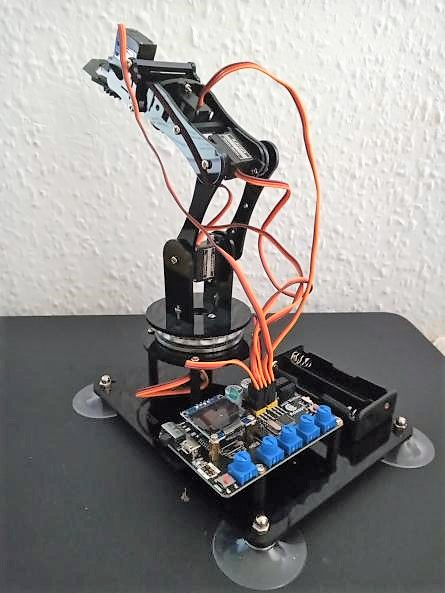
#> input picture Basic Image Operations/img/robotic_arm.jpg, 445 x 593 px
$ python image_parser.py --image img/robotic_arm.jpg --save out.png
#> lines starting #> are read from the running program, lines starting #| are printed output that depends on the picture

# image_parser.py, usage load, crop and display an image with CV2 then save it into a file
# Copyright() rndMemex@cantab.net

import argparse
import cv2
import numpy as np
import os
import matplotlib.pyplot as plt

def saving_image(image, output):
    #save your image to output path using opencv
    path = output
    cv2.imwrite(os.path.join(path,'crop_image.jpg'), image)
    cv2.waitKey(0)

ap = argparse.ArgumentParser()
ap.add_argument('-i', '--image', required=True, help = 'Use -i flag with path to image as argument')
ap.add_argument('-s', '--save', required=True, help = 'Use -s flag with path to output as argument')
args = vars(ap.parse_args())

# Loading an image
image = cv2.imread(args["image"]) #B R G
#> image is the input picture: shape (593, 445, 3); mean B, G, R 141.4, 142.4, 144.6
cv2.imshow('Input', image)
cv2.waitKey(0) # to see a still image until you press something


# crop image
crop_image = image[100:1000, 10:300].copy()
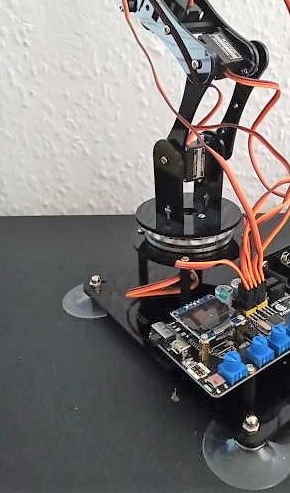
#> crop_image: shape (493, 290, 3); mean B, G, R 119.5, 119.7, 122.9
cv2.imshow('Output', crop_image) # B R G input
cv2.waitKey(0) # to see a still image until you press something
saving_image(crop_image, args["save"])
